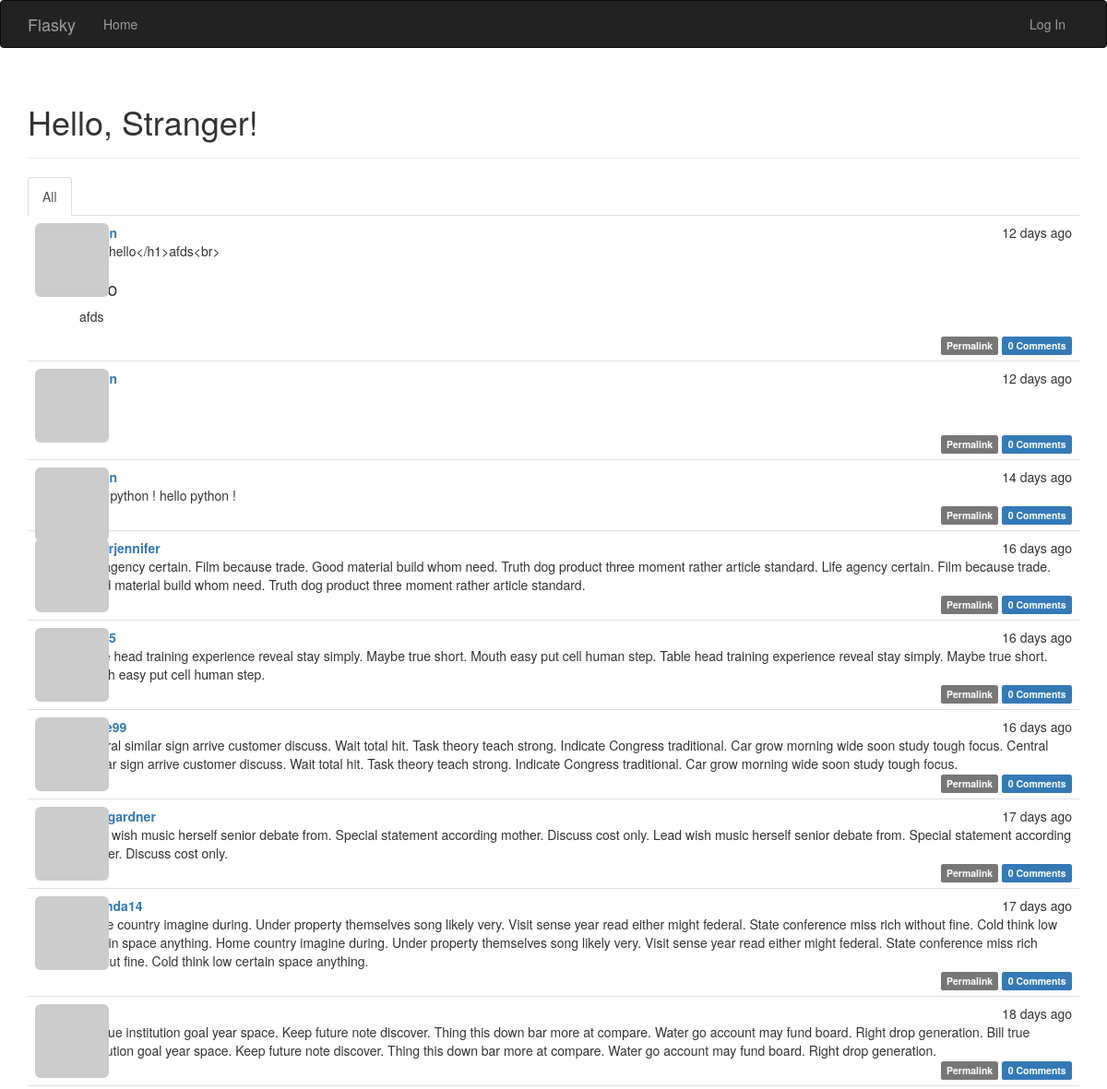
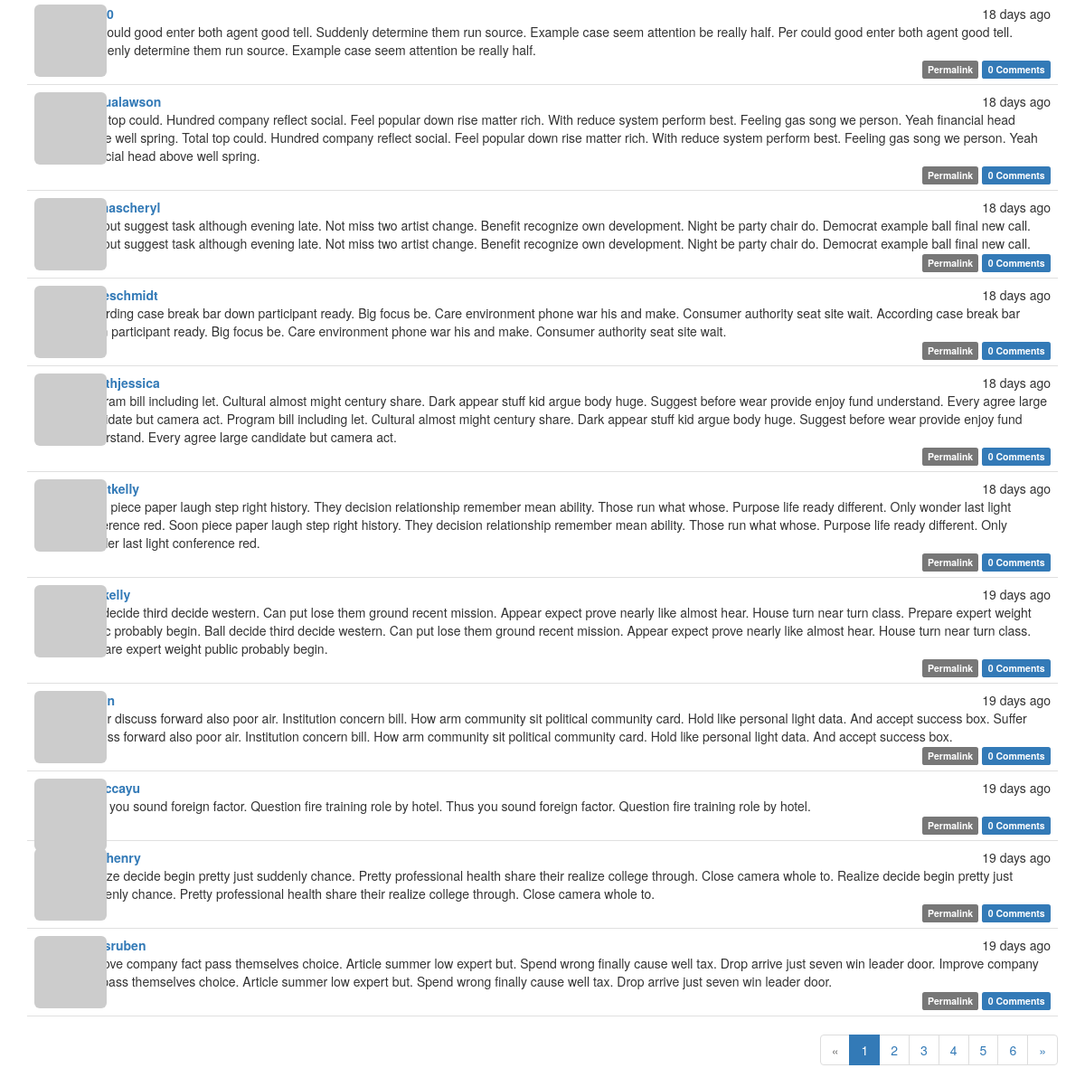
The page / on the database its author committed (2 pictures, top to bottom).
### app/model.py (models this page shows, shortened)
class Post(db.Model):
    __tablename__ = 'posts'
    id = db.Column(db.Integer,primary_key=True)
    body = db.Column(db.Text)
    timestamp = db.Column(db.DateTime,index=True,default=datetime.utcnow)
    author_id = db.Column(db.Integer,db.ForeignKey('users.id'))
    body_html = db.Column(db.Text)
    comments = db.relationship('Comment',backref='post',lazy='dynamic')

class User(UserMixin,db.Model):
    __tablename__ = 'users'
    id = db.Column(db.Integer,primary_key=True)
    email = db.Column(db.String(64), unique=True, index=True)
    username = db.Column(db.String(64),unique=True)
    role_id = db.Column(db.Integer,db.ForeignKey('roles.id'))
    password_hash = db.Column(db.String(128))
    name = db.Column(db.String(64))  #用户真实姓名
    location = db.Column(db.String(64))  #用户所在地
    about_me = db.Column(db.Text())  #自我介绍
    member_since = db.Column(db.DateTime(),default=datetime.utcnow)  #注册日期
    last_seen = db.Column(db.DateTime(),default=datetime.utcnow)  #最后访问时间
    avatar_hash = db.Column(db.String(32))
    posts = db.relationship('Post',backref='author',lazy='dynamic')
    followed = db.relationship('Follow',foreign_keys=[Follow.follower_id],
                               backref=db.backref('follower',lazy='joined'),
                               lazy='dynamic',
                               cascade='all,delete-orphan')
    followers = db.relationship('Follow',foreign_keys=[Follow.followed_id],
                               backref=db.backref('followed',lazy='joined'),
                               lazy='dynamic',
                               cascade='all,delete-orphan')
    comments = db.relationship('Comment',backref='author',lazy='dynamic')
    def gravatar(self,size=100,default='identicon',rating='g'):
        if request.is_secure:
            url = 'https://secure.gravatar.com/avatar'
        else:
            url = 'http://www.gravatar.com/avatar'
        hash = self.avatar_hash or hashlib.md5(self.email.encode('utf-8')).hexdigest()
        return '{url}/{hash}?s={size}&d={default}&r={rating}'.format(url=url,hash=hash,size=size,default=default,rating=rating)
    @property
    def password(self):
        raise AttributeError('password is not a readable attribute')

### app/main/views.py (the view)
@main.route('/',methods=['GET','POST'])
def index():
    form = PostForm()
    if current_user.can(Permissions.WRITE_ARTICLES) and form.validate_on_submit():
        post = Post(body=form.body.data,author=current_user._get_current_object())
        db.session.add(post)
        return redirect((url_for('main.index')))
    page = request.args.get('page',1,type=int)
    show_followed = False
    if current_user.is_authenticated:
        show_followed = bool(request.cookies.get('show_followed',''))
    if show_followed:
        query = current_user.followed_posts
    else:
        query = Post.query
    pagination = query.order_by(Post.timestamp.desc()).paginate(
        page,per_page=current_app.config['FLASK_POSTS_PER_PAGE'],error_out=False)
    posts = pagination.items
    return render_template('main/index.html',form=form,posts=posts,show_followed=show_followed,pagination=pagination)

### app/auth/views.py (called while the page is built)
@auth.before_app_request
def before_request():
    if current_user.is_authenticated:
        current_user.ping()

### app/main/__init__.py (called while the page is built)
@main.app_context_processor
def inject_permissions():
    return dict(Permissions=Permissions)

### app/model.py (called while the page is built)
    def can(self,permissions):
        return False

    def is_administrator(self):
        return False

### app/templates/main/index.html (shortened to what this page needs)
{% extends 'base.html' %}
{% import 'bootstrap/wtf.html' as wtf %}
{% import "main/_macros.html" as macros %}
{% block page_content %}
<div class="page-header">
    <h1>Hello, {% if current_user.is_authenticated %}{{ current_user.username }}{% else %}Stranger{% endif %}!</h1>
</div>
<div class="post-tabs">
    <ul class="nav nav-tabs">
        <li{% if not show_followed %} class="active"{% endif %}><a href="{{ url_for('.show_all') }}">All</a></li>
    </ul>
    {% include 'main/_posts.html' %}
</div>
{% if pagination %}
    <div class="pagination">
        {{ macros.pagination_widget(pagination, 'main.index') }}
    </div>
{% endif %}
{% endblock %}

### app/templates/main/_posts.html (shortened to what this page needs)
<ul class="posts">
    {% for post in posts %}
    <li class="post">
        <div class="post-thumbnail">
            <a href="{{ url_for('.user', username=post.author.username) }}">
                <img class="img-rounded profile-thumbnail" src="{{ post.author.gravatar(size=40) }}">
            </a>
        </div>
        <div class="post-content">
            <div class="post-date">{{ moment(post.timestamp).fromNow() }}</div>
            <div class="post-author"><a href="{{ url_for('.user', username=post.author.username) }}">{{ post.author.username }}</a></div>
            <div class="post-body">{{ post.body }}
                {% if post.body_html %}
                    {{ post.body_html | safe }}
                {% else %}
                    {{ post.body }}
                {% endif %}
            </div>
            <div class="post-footer">
                <a href="{{ url_for('.post', id=post.id) }}">
                    <span class="label label-default">Permalink</span>
                </a>
                <a href="{{ url_for('.post', id=post.id) }}#comments">
                    <span class="label label-primary">{{ post.comments.count() }} Comments</span>
                </a>
            </div>
        </div>
    </li>
    {% endfor %}
</ul>

### app/static/styles.css (style rules this page uses)
.profile-thumbnail { position: absolute; }
div.post-tabs { margin-top: 16px; }
ul.posts { list-style-type: none; padding: 0px; margin: 16px 0px 0px 0px; border-top: 1px solid #e0e0e0; }
div.post-tabs ul.posts { margin: 0px; border-top: none; }
ul.posts li.post { padding: 8px; border-bottom: 1px solid #e0e0e0; }
div.post-date { float: right; }
div.post-author { font-weight: bold; }
div.post-thumbnail { position: absolute; }
div.post-content { margin-left: 48px; min-height: 48px; }
div.post-footer { text-align: right; }
div.pagination { width: 100%; text-align: right; padding: 0px; margin: 0px; }
.post-body h1 { font-size: 140%; }

### rows shown on the page
Post: timestamp "12 days ago", body "<h1>hello</h1>afds<br>", body_html "afds", comments.count "0"
Post: timestamp "12 days ago", comments.count "0"
Post: timestamp "14 days ago", body "hello python !", comments.count "0"
Post: timestamp "16 days ago", author.username "bakerjennifer", body "Life agency certain. Film because trade. Good material build whom need. Truth dog product three moment rather article standard.", comments.count "0"
Post: timestamp "16 days ago", body "Table head training experience reveal stay simply. Maybe true short. Mouth easy put cell human step.", comments.count "0"
Post: timestamp "16 days ago", body "Central similar sign arrive customer discuss. Wait total hit. Task theory teach strong. Indicate Congress traditional. Car grow morning wide soon study tough focus.", comments.count "0"
Post: timestamp "17 days ago", author.username "kellygardner", body "Lead wish music herself senior debate from. Special statement according mother. Discuss cost only.", comments.count "0"
Post: timestamp "17 days ago", author.username "amanda14", body "Home country imagine during. Under property themselves song likely very. Visit sense year read either might federal. State conference miss rich without fine. Cold think low certain space anything.", comments.count "0"
Post: timestamp "18 days ago", body "Bill true institution goal year space. Keep future note discover. Thing this down bar more at compare. Water go account may fund board. Right drop generation.", comments.count "0"
Post: timestamp "18 days ago", body "Per could good enter both agent good tell. Suddenly determine them run source. Example case seem attention be really half.", comments.count "0"
Post: timestamp "18 days ago", author.username "joshualawson", body "Total top could. Hundred company reflect social. Feel popular down rise matter rich. With reduce system perform best. Feeling gas song we person. Yeah financial head above well spring.", comments.count "0"
Post: timestamp "18 days ago", author.username "thomascheryl", body "Without suggest task although evening late. Not miss two artist change. Benefit recognize own development. Night be party chair do. Democrat example ball final new call.", comments.count "0"
Post: timestamp "18 days ago", author.username "jesseschmidt", body "According case break bar down participant ready. Big focus be. Care environment phone war his and make. Consumer authority seat site wait.", comments.count "0"
Post: timestamp "18 days ago", author.username "griffithjessica", body "Program bill including let. Cultural almost might century share. Dark appear stuff kid argue body huge. Suggest before wear provide enjoy fund understand. Every agree large candidate but camera act.", comments.count "0"
Post: timestamp "18 days ago", author.username "elliottkelly", body "Soon piece paper laugh step right history. They decision relationship remember mean ability. Those run what whose. Purpose life ready different. Only wonder last light conference red.", comments.count "0"
Post: timestamp "19 days ago", body "Ball decide third decide western. Can put lose them ground recent mission. Appear expect prove nearly like almost hear. House turn near turn class. Prepare expert weight public probably begin.", comments.count "0"
Post: timestamp "19 days ago", body "Suffer discuss forward also poor air. Institution concern bill. How arm community sit political community card. Hold like personal light data. And accept success box.", comments.count "0"
Post: timestamp "19 days ago", author.username "rebeccayu", body "Thus you sound foreign factor. Question fire training role by hotel.", comments.count "0"
Post: timestamp "19 days ago", author.username "terryhenry", body "Realize decide begin pretty just suddenly chance. Pretty professional health share their realize college through. Close camera whole to.", comments.count "0"
Post: timestamp "19 days ago", author.username "jonesruben", body "Improve company fact pass themselves choice. Article summer low expert but. Spend wrong finally cause well tax. Drop arrive just seven win leader door.", comments.count "0"

### other values the page prints
{{ p }} "1"
{{ p }} "2" "3" "4" "5" "6"
